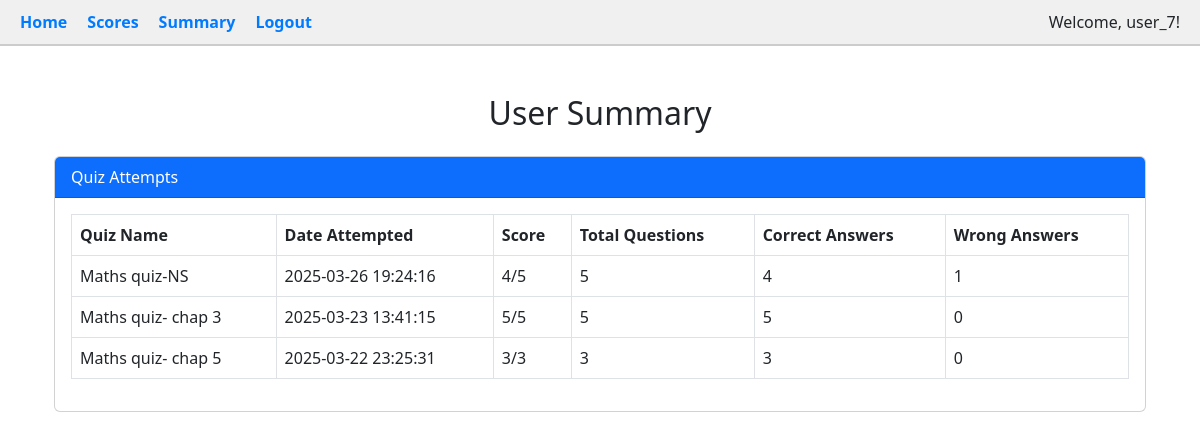
Page /user_summary (signed in) on the committed database.
### tables this page shows
CREATE TABLE scores (
        id INTEGER PRIMARY KEY AUTOINCREMENT,
        quiz_id INTEGER,
        user_id INTEGER,
        time_stamp_of_attempt TEXT,
        total_scored INTEGER,
        FOREIGN KEY(quiz_id) REFERENCES quizzes(id),
        FOREIGN KEY(user_id) REFERENCES users(id)
    );

CREATE TABLE quizzes (
        id INTEGER PRIMARY KEY AUTOINCREMENT,
        chapter_id INTEGER,
        name TEXT,
        num_questions INTEGER,
        date_of_quiz TEXT,
        time_duration TEXT,
        remarks TEXT,
        FOREIGN KEY(chapter_id) REFERENCES chapters(id)
    );

### app.py (the view)
@app.route('/user_summary')
def user_summary():
    if 'user_id' not in session:
        flash("Please log in first.", "warning")
        return redirect(url_for('login'))
    user_id = session['user_id']
    conn = sqlite3.connect('instance/quiz_master.db')
    conn.row_factory = sqlite3.Row
    cur = conn.cursor()
    cur.execute("""
        SELECT quizzes.name AS quiz_name, scores.time_stamp_of_attempt AS date_attempted,
               scores.total_scored AS score,
               (SELECT COUNT(*) FROM questions WHERE quiz_id = scores.quiz_id) AS total_questions
        FROM scores
        JOIN quizzes ON scores.quiz_id = quizzes.id
        WHERE scores.user_id = ?
        ORDER BY scores.time_stamp_of_attempt DESC
    """, (user_id,))
    quiz_attempts = cur.fetchall()
    conn.close()
    return render_template("user_summary.html", quiz_attempts=quiz_attempts)

### app.py (called while the page is built)
@app.teardown_appcontext
def close_connection(_):
    db = getattr(g, '_database', None)
    if db is not None:
        db.close()

### templates/user_summary.html
{% extends 'user_base.html' %}
{% block content %}
<div class="container mt-5">
    <h2 class="text-center">User Summary</h2>
    <div class="card mt-4">
        <div class="card-header bg-primary text-white">Quiz Attempts</div>
        <div class="card-body">
            {% if quiz_attempts %}
            <table class="table table-bordered">
                <thead>
                    <tr>
                        <th>Quiz Name</th>
                        <th>Date Attempted</th>
                        <th>Score</th>
                        <th>Total Questions</th>
                        <th>Correct Answers</th>
                        <th>Wrong Answers</th>
                    </tr>
                </thead>
                <tbody>
                    {% for attempt in quiz_attempts %}
                    <tr>
                        <td>{{ attempt.quiz_name }}</td>
                        <td>{{ attempt.date_attempted }}</td>
                        <td>{{ attempt.score }}/{{ attempt.total_questions }}</td>
                        <td>{{ attempt.total_questions }}</td>
                        <td>{{ attempt.score }}</td>
                        <td>{{ attempt.total_questions - attempt.score }}</td>
                    </tr>
                    {% endfor %}
                </tbody>
            </table>
            {% else %}
            <p class="text-center">No quiz attempts found.</p>
            {% endif %}
        </div>
    </div>
</div>
{% endblock %}

### rows in the picture
scores: quiz_name "Maths quiz-NS", date_attempted "2025-03-26 19:24:16", score "4", total_questions "5", attempt.total_questions-attempt.score "1"
scores: quiz_name "Maths quiz- chap 3", date_attempted "2025-03-23 13:41:15", score "5", total_questions "5", attempt.total_questions-attempt.score "0"
scores: quiz_name "Maths quiz- chap 5", date_attempted "2025-03-22 23:25:31", score "3", total_questions "3", attempt.total_questions-attempt.score "0"

### other values in the picture
{{ session['user_name'] }} "user_7"
